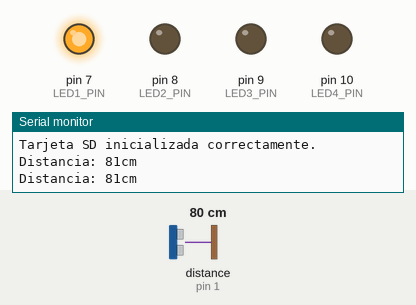
This sketch was run on a simulated Arduino Uno, built with avr-gcc and run on an emulated ATmega328P. Parts: output pins drawn as LEDs (lit = HIGH), the last lines printed to the serial monitor. The inputs (shaded band) are chosen by the test bench; at power-on: distance to the obstacle (sensor on pin 1) 80 cm. The echo pulse lasts 58.3 µs per cm; storage starts empty.

Above: at 1.8 s.
1.9 s: distance to the obstacle (sensor on pin 1) set to 44 cm
3.4 s: distance to the obstacle (sensor on pin 1) set to 35 cm
At 5.1 s:
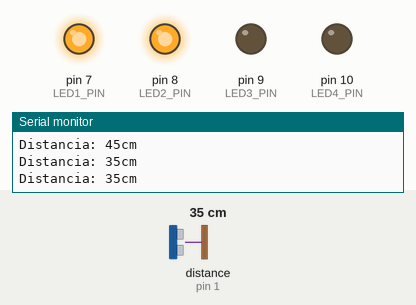
5.5 s: distance to the obstacle (sensor on pin 1) set to 26 cm
At 6.4 s:
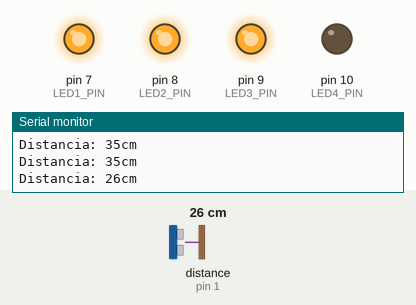
7.6 s: distance to the obstacle (sensor on pin 1) set to 22 cm
9.3 s: distance to the obstacle (sensor on pin 1) set to 18 cm
At 11.3 s:
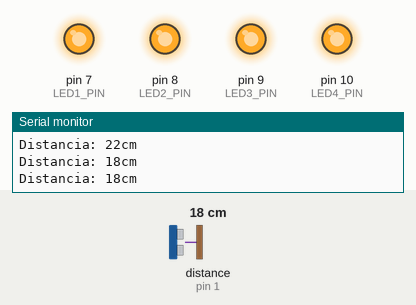
11.6 s: distance to the obstacle (sensor on pin 1) set to 60 cm
At 12.8 s:
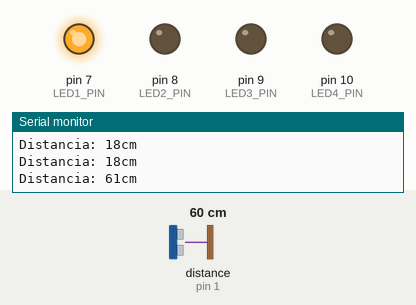
Timing chart, 0 to 14.6 s (numbered marks = the images above; inputs shaded):
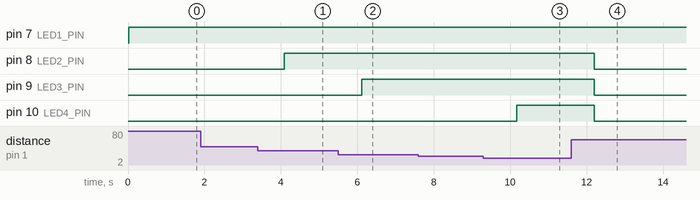

Measured:
- the behaviour switches between 40 and 39 cm on distance to the obstacle (sensor on pin 1) (found by bisection; images 0 and 1)
- the behaviour switches between 30 and 29 cm on distance to the obstacle (sensor on pin 1) (found by bisection; images 1 and 2)
- the behaviour switches between 20 and 19 cm on distance to the obstacle (sensor on pin 1) (found by bisection; images 2 and 3)
- after the input at 3.4 s, pin 8 (LED2_PIN): LOW → HIGH after 0.69 s
- after the input at 5.5 s, pin 9 (LED3_PIN): LOW → HIGH after 0.61 s
- after the input at 9.3 s, pin 10 (LED4_PIN): LOW → HIGH after 0.87 s
- after the input at 11.6 s, pin 8 (LED2_PIN), pin 9 (LED3_PIN), pin 10 (LED4_PIN): HIGH → LOW after 0.59 s

The sketch:

Ejercicio6.ino
```cpp
#include <SD.h>
#include <SPI.h>
#include <NewPing.h>

#define CHIP_SELECT 4 // El pin CS del módulo de tarjeta SD

#define TRIGGER_PIN 0
#define ECHO_PIN 1 // Pin de trigger del sensor de ultrasonidos

#define TRIGGER_PIN 0
#define ECHO_PIN 1 // Pin de eco del sensor de ultrasonidos

#define LED1_PIN 7
#define LED2_PIN 8
#define LED3_PIN 9
#define LED4_PIN 10

NewPing ultrasonido(TRIGGER_PIN, ECHO_PIN);

void setup() {
  Serial.begin(9600);
  pinMode(TRIGGER_PIN, OUTPUT);
  pinMode(ECHO_PIN, INPUT);

  pinMode(LED1_PIN, OUTPUT);
  pinMode(LED2_PIN, OUTPUT);
  pinMode(LED3_PIN, OUTPUT);
  pinMode(LED4_PIN, OUTPUT);

  if (!SD.begin(CHIP_SELECT)) {
    Serial.println("Error al inicializar la tarjeta SD.");
    return;
  }
  Serial.println("Tarjeta SD inicializada correctamente.");
}

void loop() {
  // Medición de la distancia con el sensor ultrasónico
  unsigned int t = ultrasonido.ping();
  unsigned int d = t / US_ROUNDTRIP_CM;

  // Mostrar la distancia en el monitor serial
  Serial.print("Distancia: ");
  Serial.print(d);
  Serial.println("cm");

  // Encender el LED principal y controlar LEDs adicionales según la distancia
  digitalWrite(LED1_PIN, HIGH);
  digitalWrite(LED2_PIN, d < 40 ? HIGH : LOW);
  digitalWrite(LED3_PIN, d < 30 ? HIGH : LOW);
  digitalWrite(LED4_PIN, d < 20 ? HIGH : LOW);

  // Abrir el archivo en modo escritura
  File dataFile = SD.open("distances.txt", FILE_WRITE);

  // Escribir la distancia medida en el archivo
  dataFile.print("Distancia: ");
  dataFile.println(d);

  // Cerrar el archivo
  dataFile.close();

  delay(1000); // Esperar un segundo antes de realizar la siguiente medición
}
```
